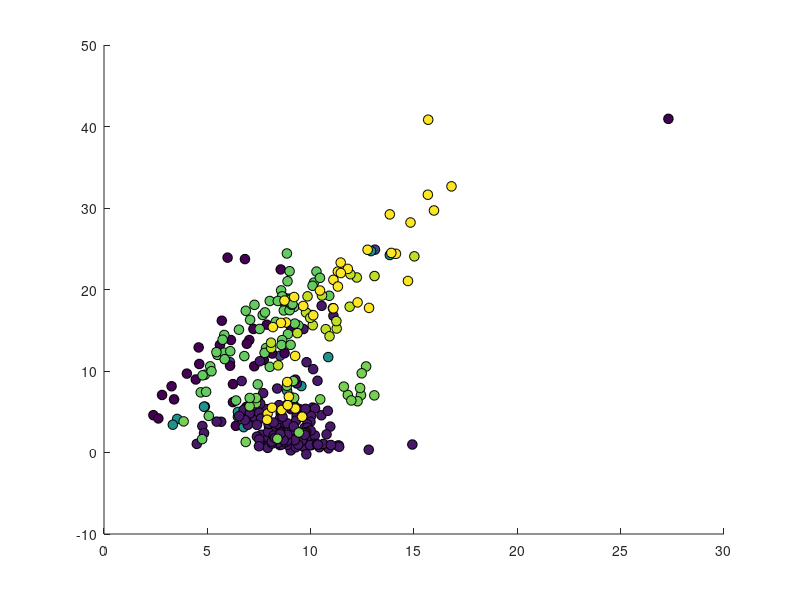

Source code (MATLAB): (Note: this script raises an error after producing the figure.)
%% figures for shelf data
% started 10/28/22
% data stored in shelf_compilation.xlsx in "data from other cruises" folder

load shelf_data.mat;
% 9 = Ra228
% 11 = Ra226
% 7 = depth

%% all data
figure;
hold on;
scatter(shelf(:,11),shelf(:,9),50,shelf(:,1),'filled','markeredgecolor','k');
colormap(parula(28));
tt = colorbar; caxis([1993 2021]);
xlabel('^{226}Ra'); ylabel('^{228}Ra');

%% all data, by shelf

L = find(shelf(:,16)==1 & shelf(:,7)<=60);
E = find(shelf(:,16)==5 & shelf(:,7)<=60);
C = find(shelf(:,16)==4 & shelf(:,7)<=60);
B = find(shelf(:,16)==3 & shelf(:,7)<=60);
K = find(shelf(:,16)==2 & shelf(:,7)<=60);

figure;
hold on;
l1 = scatter(shelf(L,11),shelf(L,9),50,shelf(L,1),'filled','o','markeredgecolor','k');
l2 = scatter(shelf(E,11),shelf(E,9),50,shelf(E,1),'filled','d','markeredgecolor','k');
l3 = scatter(shelf(C,11),shelf(C,9),50,shelf(C,1),'filled','>','markeredgecolor','k');
l4 = scatter(shelf(B,11),shelf(B,9),50,shelf(B,1),'filled','s','markeredgecolor','k');
l5 = scatter(shelf(K,11),shelf(K,9),50,shelf(K,1),'filled','v','markeredgecolor','k');


colormap(parula(28));
tt = colorbar; caxis([1993 2021]);
set(get(tt,'ylabel'),'String','Year','FontSize',16); 
xlabel('^{226}Ra'); ylabel('^{228}Ra');
ylim([0 45]);

legend([l1 l2 l3 l4 l5],{'Laptev' 'ESS' ' Chukchi' 'Barents' 'Kara'},'location','northwest');
good_titles(16);

%% all data, by shelf, depth shading

L = find(shelf(:,16)==1 & shelf(:,7)<=60);
E = find(shelf(:,16)==5 & shelf(:,7)<=60);
C = find(shelf(:,16)==4 & shelf(:,7)<=60);
B = find(shelf(:,16)==3 & shelf(:,7)<=60);
K = find(shelf(:,16)==2 & shelf(:,7)<=60);

figure;
hold on;
l1 = scatter(shelf(L,11),shelf(L,9),50,shelf(L,7),'filled','o','markeredgecolor','k');
l2 = scatter(shelf(E,11),shelf(E,9),50,shelf(E,7),'filled','d','markeredgecolor','k');
l3 = scatter(shelf(C,11),shelf(C,9),50,shelf(C,7),'filled','>','markeredgecolor','k');
l4 = scatter(shelf(B,11),shelf(B,9),50,shelf(B,7),'filled','s','markeredgecolor','k');
l5 = scatter(shelf(K,11),shelf(K,9),50,shelf(K,7),'filled','v','markeredgecolor','k');


tt = colorbar; caxis([0 60]);
set(get(tt,'ylabel'),'String','Depth (m)','FontSize',16); 
xlabel('^{226}Ra'); ylabel('^{228}Ra');
ylim([0 45]);

legend([l1 l2 l3 l4 l5],{'Laptev' 'ESS' ' Chukchi' 'Barents' 'Kara'},'location','northwest');
good_titles(16);

%% Laptev + ESS only

L = find(shelf(:,16)==1 & shelf(:,7)<=50);
E = find(shelf(:,16)==5& shelf(:,7)<=50);

figure;
hold on;
l1 = scatter(shelf(L,11),shelf(L,9),50,shelf(L,1),'filled','o','markeredgecolor','k');
l2 = scatter(shelf(E,11),shelf(E,9),50,shelf(E,1),'filled','d','markeredgecolor','k');

colormap(parula(28));
tt = colorbar; caxis([1993 2021]);
set(get(tt,'ylabel'),'String','Year','FontSize',16); 
xlabel('^{226}Ra (dpm/100L)'); ylabel('^{228}Ra (dpm/100L)');
ylim([0 45]);

legend([l1 l2],{'Laptev' 'ESS'},'location','northwest');
good_titles(16);

%% 2018 vs. 2021

N = find(shelf(:,1)==2018);
A = find(shelf(:,1)==2021 & shelf(:,7)<=60);
% A = find(shelf(:,1)==2021);

figure;
hold on;
l1 = scatter(shelf(N,11),shelf(N,9),50,shelf(N,7),'filled','o','markeredgecolor','k');
% l1 = scatter(shelf(N,11),shelf(N,9),50,'filled','o','markeredgecolor','k','markerfacecolor',rgb('Gainsboro'));
l2 = scatter(shelf(A,11),shelf(A,9),50,shelf(A,7),'filled','d','markeredgecolor','k');

% colormap(parula(28));
tt = colorbar; %caxis([1993 2021]);
set(get(tt,'ylabel'),'String','Depth (m)','FontSize',16); 
xlabel('^{226}Ra (dpm/100L)'); ylabel('^{228}Ra (dpm/100L)');
ylim([0 45]); xlim([6 18]);

legend([l1 l2],{'2018' '2021'},'location','northwest');
good_titles(16);